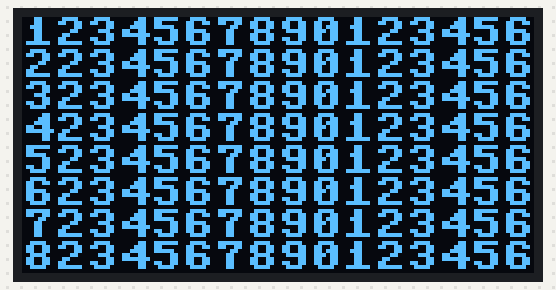
A program run on a simulated ESP8266 board running MicroPython. Shown: 128×64 one-colour display. Library files of the repository ran but are not shown: ssd1306.py. At 0.1 s the program stops and its outputs stay as they are.

Above: at 0.1 s.

The program:

main.py
```python
from machine import I2C, Pin
import ssd1306

i2c = I2C(-1, Pin(5), Pin(4))
# confirmed with i2c_scanner, display address is 0x3C, which is the default
display = ssd1306.SSD1306_I2C(128, 64, i2c)


display.text("1234567890123456", 0, 0)
display.text("2234567890123456", 0, 8)
display.text("3234567890123456", 0, 16)
display.text("4234567890123456", 0, 24)
display.text("5234567890123456", 0, 32)
display.text("6234567890123456", 0, 40)
display.text("7234567890123456", 0, 48)
display.text("8234567890123456", 0, 56)

"""
ICON = [
    [ 0, 0, 0, 0, 0, 0, 0, 0, 0],
    [ 0, 1, 1, 0, 0, 0, 1, 1, 0],
    [ 1, 1, 1, 1, 0, 1, 1, 1, 1],
    [ 1, 1, 1, 1, 1, 1, 1, 1, 1],
    [ 1, 1, 1, 1, 1, 1, 1, 1, 1],
    [ 0, 1, 1, 1, 1, 1, 1, 1, 0],
    [ 0, 0, 1, 1, 1, 1, 1, 0, 0],
    [ 0, 0, 0, 1, 1, 1, 0, 0, 0],
    [ 0, 0, 0, 0, 1, 0, 0, 0, 0],
]

display.fill(0) # Clear the display
for y, row in enumerate(ICON):
    for x, c in enumerate(row):
        display.pixel(x, y, c)
"""

display.show()
```
